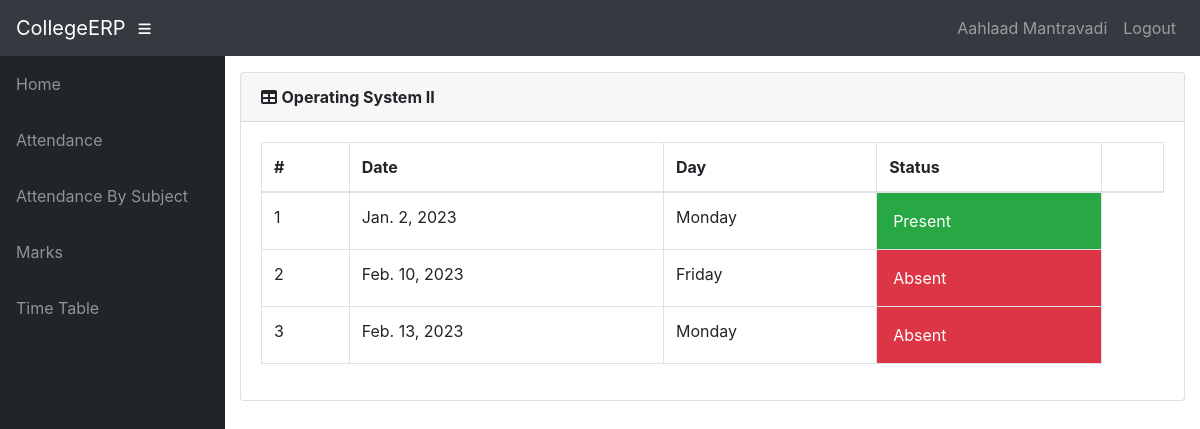
Page /info/student/211000001/CS205C/attendance/ (signed in) on the committed database.
### info/models.py (models this page shows, shortened)
class User(AbstractUser):
    @property
    def is_student(self):
        if hasattr(self, 'student'):
            return True
        return False

class Student(models.Model):
    user = models.OneToOneField(User, on_delete=models.CASCADE, null=True)
    class_id = models.ForeignKey(Class, on_delete=models.CASCADE, default=1)
    USN = models.CharField(primary_key='True', max_length=100)
    name = models.CharField(max_length=200)
    sex = models.CharField(max_length=50, choices=sex_choice, default='Male')
    DOB = models.DateField(default='1998-01-01')

class Course(models.Model):
    dept = models.ForeignKey(Dept, on_delete=models.CASCADE)
    id = models.CharField(primary_key='True', max_length=50)
    name = models.CharField(max_length=50)
    shortname = models.CharField(max_length=50, default='X')

class Attendance(models.Model):
    course = models.ForeignKey(Course, on_delete=models.CASCADE)
    student = models.ForeignKey(Student, on_delete=models.CASCADE)
    attendanceclass = models.ForeignKey(AttendanceClass, on_delete=models.CASCADE, default=1)
    date = models.DateField(default='2018-10-23')
    status = models.BooleanField(default='True')

### info/views.py (the view)
@login_required()
def attendance_detail(request, stud_id, course_id):
    stud = get_object_or_404(Student, USN=stud_id)
    cr = get_object_or_404(Course, id=course_id)
    att_list = Attendance.objects.filter(course=cr, student=stud).order_by('date')
    return render(request, 'info/att_detail.html', {'att_list': att_list, 'cr': cr})

### info/templates/info/att_detail.html (shortened to what this page needs)
{% extends 'info/base.html' %}
    {% block content %}
        <div class="card mb-3">
            <div class="card-header">
              <i class="fas fa-table"></i>
            <strong>{{ cr.name }}</strong></div>
            <div class="card-body">
              <div class="table-responsive">
                <table class="table table-bordered" id="dataTable" width="100%" cellspacing="0">
                  <thead>
                    <tr>
                        <th>#</th>
                        <th>Date</th>
                        <th>Day</th>
                        <th>Status</th>
                        <th></th>
                    </tr>
                  </thead>
                  <tbody>
                        {% for a in att_list %}
                        <tr class="row100 body">
                            <td>{{ forloop.counter }}</td>
                            <td>{{ a.date }}</td>
                            <td>{{ a.date|date:"l" }}</td>
                            {% if a.status %}
                            <td class="p-3 mb-2 bg-success text-white">Present </td>
                            {% else %}
                            <td class="p-3 mb-2 bg-danger text-white">Absent <span class="glyphicon glyphicon-thumbs-down"></span</td>
                            {% endif %}
                        </tr>
                    {% empty %}
                            <p>student has no attendance</p>
                    {% endfor %}
                  </tbody>
                </table>
              </div>
            </div>
          </div>
    {% endblock %}

### info/templates/info/base.html (shortened to what this page needs)
<!DOCTYPE html>
<html lang="en">
  <head>
      {% load static %}
    <link href="{% static '/info/bootstrap/vendor/bootstrap/css/bootstrap.min.css' %}" rel="stylesheet">
    <link href="{% static '/info/bootstrap/vendor/fontawesome-free/css/all.min.css' %}" rel="stylesheet" type="text/css">
    <link href="{% static '/info/bootstrap/vendor/datatables/dataTables.bootstrap4.css' %}" rel="stylesheet">
    <link href="{% static '/info/bootstrap/css/sb-admin.css' %}" rel="stylesheet">
  </head>
  <body id="page-top">
    <nav class="navbar navbar-expand navbar-dark bg-dark static-top">
      <a class="navbar-brand mr-1" href="{% url 'index' %}">CollegeERP</a>
      <button class="btn btn-link btn-sm text-white order-1 order-sm-0" id="sidebarToggle" href="#">
        <i class="fas fa-bars"></i>
      </button>
        <div class="collapse navbar-collapse" id="navbarResponsive">
          <ul class="navbar-nav ml-auto">
            <li class="nav-item">
                {% if request.user.is_student %}
                    <a class="nav-link text-capitalize">{{ request.user.student.name }}</a>
                {% elif request.user.is_teacher %}
                    <a class="nav-link text-capitalize">{{ request.user.teacher.name }}</a>
                {% endif %}
            </li>
            <li class="nav-item">
                <a class="nav-link" href="#" data-toggle="modal" data-target="#logoutModal">Logout</a>
            </li>
          </ul>
        </div>
    </nav>
    <div id="wrapper">
      <ul class="sidebar navbar-nav">
            <li class="nav-item">
              <a class="nav-link" href="{% url 'index' %}">
                <span>Home</span>
              </a>
            </li>
        {% if request.user.is_student %}
            <li class="nav-item">
              <a class="nav-link" href="{% url 'attendance' request.user.student.USN %}">
                <span>Attendance</span>
              </a>
            </li>
            <li class="nav-item">
              <a class="nav-link" href="{% url 'attendance' request.user.student.USN %}">
                <span>Attendance By Subject</span>
              </a>
            </li>
            <li class="nav-item">
              <a class="nav-link" href="{% url 'marks_list' request.user.student.USN %}">
                <span>Marks</span>
              </a>
            </li>
              <li class="nav-item">
              <a class="nav-link" href="{% url 'timetable' request.user.student.class_id_id %}">
                <span>Time Table</span>
              </a>
            </li>
        {% endif %}
      </ul>
      <div id="content-wrapper">
        <div class="container-fluid">
            {% block content %}
            {% endblock %}
        </div>
      </div>
    </div>
  </body>
</html>

### rows in the picture
User: user.student.name "Aahlaad Mantravadi"
Course: name "Operating System II"
Attendance: date "Jan. 2, 2023", date "Monday", status "Present"
Attendance: date "Feb. 10, 2023", date "Friday", status "Absent"
Attendance: date "Feb. 13, 2023", date "Monday", status "Absent"
